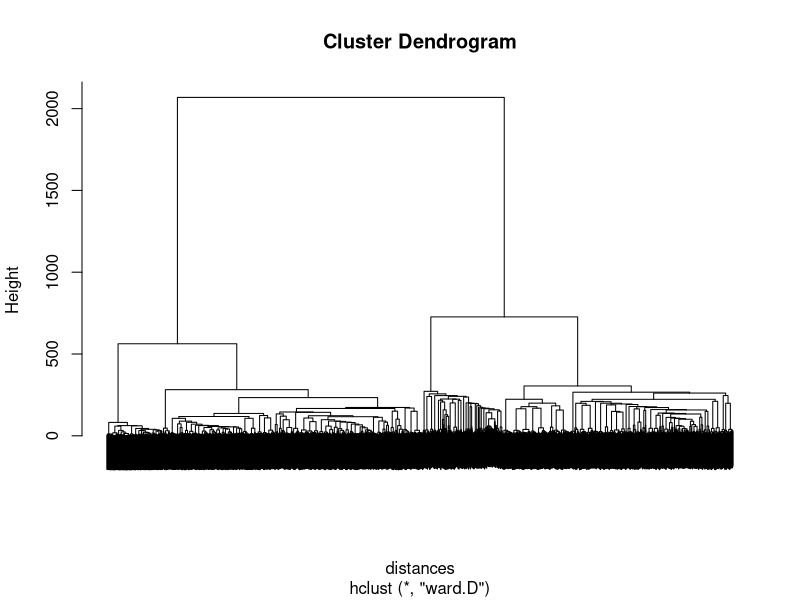

The R source for this figure:
Sys.setlocale("LC_ALL", "C")

#Load the data.
orders = read.csv("orders.csv")


#Problem 1 - Reading the Data


#What time of day are most orders placed?
table(orders$order_hour_of_day)
##Answer: We see the numbers of orders are largest for the middle hours, so
##midday.

#What is the average days since prior order?
mean(orders$days_since_prior_order)
##Answer: 17.093


#Problem 2 - Descriptive Statistics


#What's the correlation between the orders of "fresh.fruits" and 
#"fresh.vegetables"?
cor(orders$fresh.fruits, orders$fresh.vegetables)
##Answer: 0.3955114

#In the dataset, what proportion of orders have at least one item from the 
#frozen.pizza aisle?
sum(orders$frozen.pizza>0)/nrow(orders)
##Answer: 0.0522


#Problem 3 - Normalizing the Data


#Run the following command to construct a subset of only aisle information on
#the orders.
orders.aisle = orders[,5:ncol(orders)]

#Normalize all of the variables in the orders.aisle dataset by entering the
#following commands in your R console:
library(caret)
preproc = preProcess(orders.aisle)
ordersNorm = predict(preproc, orders.aisle)

#What is the maximum value of frozen.dessert after normalization?
max(ordersNorm$frozen.dessert)
##Answer: 11.74144

#What is the minimum value of soft.drinks in the normalized dataset?
min(ordersNorm$soft.drinks)
##Answer: -0.2873327

distances = dist(ordersNorm, method="euclidean")
hmodel = hclust(distances, method="ward.D")
plot(hmodel, labels=FALSE)

#Based on the dendrogram, how many clusters do you think would NOT be
#appropriate for this problem (2,3,4 or 5)?
##Answer: Using the horizontal line method we see 5 would be a bad choice.


#Problem 5 - K-means Clustering


#Run the k-means clustering algorithm on your dataset limited to the aisle 
#information only, selecting 4 clusters. Right before using the kmeans
#function, type "set.seed(200)" in your R console.
set.seed(200)
kmc = kmeans(ordersNorm, centers=4)

#How many observations are in the smallest cluster?
str(kmc)
##Answer:  36

#How many observations are in the largest cluster?
##Answer:  3409


#Problem 6 - Understanding the Clusters


#Which cluster best fits the description "orders mostly consist of cleaning
#supplies, beauty, and some pantry foods"?
tapply(ordersNorm$cleaning.products, kmc$cluster, mean)
tapply(ordersNorm$beauty, kmc$cluster, mean)
tapply(ordersNorm$trail.mix.snack.mix, kmc$cluster, mean)
##Answer: We see these values are largest in cluster 1.


#Problem 7 - Understanding the Clusters


#Which cluster best fits the description "frozen desserts"?
tapply(ordersNorm$frozen.dessert, kmc$cluster, mean)
##Answer: We see this value is largest in cluster 4.


#Problem 8 - Understanding the Clusters


#Which cluster on average has the smallest amount of items ordered?
cluster1 = subset(ordersNorm, kmc$cluster==1)
cluster2 = subset(ordersNorm, kmc$cluster==2)
cluster3 = subset(ordersNorm, kmc$cluster==3)
cluster4 = subset(ordersNorm, kmc$cluster==4)
mean(rowSums(cluster1))
mean(rowSums(cluster2))
mean(rowSums(cluster3))
mean(rowSums(cluster4))
##Answer: cluster3 has the smallest mean.


#Problem 9 - Random Behavior


#If we ran hierarchical clustering a second time without making any additional
#calls to set.seed, we would expect:
##Answer: Identical results to the first hierarchical clustering because there
##is no randomness in the hierarchical clustering algorithm. 

#If we ran k-means clustering a second time without making any additional
#calls to set.seed, we would expect:
##Answer: Different results than the first hierarchical clustering because 
##there is randomness involved in the hierarchical clustering algorithm. 

#If we ran k-means clustering a second time, again running the command
#set.seed(200) right before doing the clustering, we would expect:
##Answer: Identical results to the first k-means clustering.

#If we ran k-means clustering a second time, again running the command
#set.seed(100) right before doing the clustering, we would expect:
##Answer: Different results than the first k-means clustering because the seed
##is different.


#Problem 10 - The Number of Clusters


#Suppose it was decided that the 4 clusters were too general, and they wanted
#more specific clusters to describe the order behavior. Would they want to
#increase or decrease the number of clusters?
##Answer: increase


#Problem 11 - Describing the Clusters


#Let's now look at the other information available about each order 
#(day of the week, hour of the day, days since prior order) and see if they
#also differ by cluster, even though we did not use them as clustering
#variables.

#Which cluster has the latest average hour of the day?
tapply(orders$order_hour_of_day, kmc$cluster, mean)
##Answer: cluster4


#Problem 12 - Understanding Centroids


#Why do we typically use cluster centroids to describe the clusters?
##Answer: The cluster centroid captures the average behavior in the cluster,
##and can be used to summarize the general pattern in the cluster.


#Problem 13 - Using a Visualization


#Which visualizations could be used to observe the 
#distribution of days_since_prior_order, broken down by cluster?
##Answer: A box plot of the variable days_since_prior_order, subdivided by
##cluster; ggplot with the cluster number on the x-axis and 
##days_since_prior_order on the y-axis, cluster number as group, plotting with
##geom_boxplot() 

#Which cluster has the longest average days since prior order?
tapply(orders$days_since_prior_order, kmc$cluster, mean)

##Answer: cluster1
